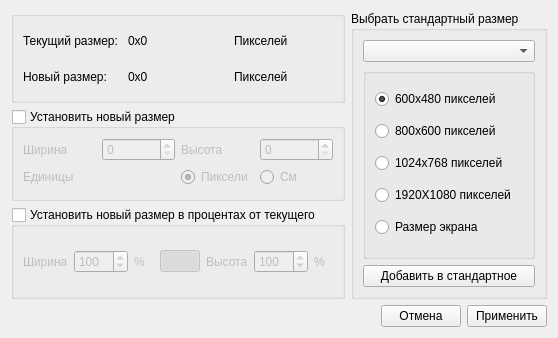
<?xml version="1.0" encoding="UTF-8"?>
<ui version="4.0">
 <class>MResize</class>
 <widget class="QDialog" name="MResize">
  <property name="geometry">
   <rect>
    <x>0</x>
    <y>0</y>
    <width>516</width>
    <height>338</height>
   </rect>
  </property>
  <property name="windowTitle">
   <string>Dialog</string>
  </property>
  <layout class="QVBoxLayout" name="verticalLayout_3" stretch="2,0">
   <item>
    <layout class="QHBoxLayout" name="horizontalLayout_6">
     <item>
      <layout class="QVBoxLayout" name="verticalLayout_2">
       <item>
        <widget class="QGroupBox" name="groupBox">
         <property name="title">
          <string/>
         </property>
         <layout class="QGridLayout" name="gridLayout">
          <item row="0" column="0">
           <widget class="QLabel" name="label">
            <property name="text">
             <string>Текущий размер:</string>
            </property>
           </widget>
          </item>
          <item row="0" column="1">
           <widget class="QLabel" name="labelCurSize">
            <property name="text">
             <string>0x0</string>
            </property>
           </widget>
          </item>
          <item row="0" column="2">
           <widget class="QLabel" name="label_3">
            <property name="text">
             <string>Пикселей</string>
            </property>
           </widget>
          </item>
          <item row="1" column="0">
           <widget class="QLabel" name="label_2">
            <property name="text">
             <string>Новый размер:</string>
            </property>
           </widget>
          </item>
          <item row="1" column="1">
           <widget class="QLabel" name="labelNewSize">
            <property name="text">
             <string>0x0</string>
            </property>
           </widget>
          </item>
          <item row="1" column="2">
           <widget class="QLabel" name="label_4">
            <property name="text">
             <string>Пикселей</string>
            </property>
           </widget>
          </item>
         </layout>
        </widget>
       </item>
       <item>
        <widget class="QGroupBox" name="groupBox_2">
         <property name="title">
          <string>Установить новый размер</string>
         </property>
         <property name="checkable">
          <bool>true</bool>
         </property>
         <property name="checked">
          <bool>false</bool>
         </property>
         <layout class="QVBoxLayout" name="verticalLayout">
          <item>
           <layout class="QHBoxLayout" name="horizontalLayout_3">
            <item>
             <widget class="QLabel" name="labelWidth">
              <property name="text">
               <string>Ширина</string>
              </property>
             </widget>
            </item>
            <item>
             <widget class="QDoubleSpinBox" name="doubleSpinBoxWidth">
              <property name="decimals">
               <number>0</number>
              </property>
              <property name="maximum">
               <double>1000000.000000000000000</double>
              </property>
             </widget>
            </item>
            <item>
             <widget class="QLabel" name="labelHeight">
              <property name="text">
               <string>Высота</string>
              </property>
             </widget>
            </item>
            <item>
             <widget class="QDoubleSpinBox" name="doubleSpinBoxHeight">
              <property name="decimals">
               <number>0</number>
              </property>
              <property name="maximum">
               <double>1000000.000000000000000</double>
              </property>
              <property name="value">
               <double>0.000000000000000</double>
              </property>
             </widget>
            </item>
           </layout>
          </item>
          <item>
           <layout class="QHBoxLayout" name="horizontalLayout_4">
            <item>
             <widget class="QLabel" name="label_7">
              <property name="text">
               <string>Единицы</string>
              </property>
             </widget>
            </item>
            <item>
             <layout class="QHBoxLayout" name="horizontalLayout_2">
              <item>
               <widget class="QRadioButton" name="radioButtonPixel">
                <property name="text">
                 <string>Пиксели</string>
                </property>
                <property name="checked">
                 <bool>true</bool>
                </property>
                <property name="autoRepeat">
                 <bool>false</bool>
                </property>
               </widget>
              </item>
              <item>
               <widget class="QRadioButton" name="radioButtonSm">
                <property name="text">
                 <string>См</string>
                </property>
               </widget>
              </item>
             </layout>
            </item>
           </layout>
          </item>
         </layout>
        </widget>
       </item>
       <item>
        <widget class="QGroupBox" name="groupBox_3">
         <property name="title">
          <string>Установить новый размер в процентах от текущего</string>
         </property>
         <property name="checkable">
          <bool>true</bool>
         </property>
         <property name="checked">
          <bool>false</bool>
         </property>
         <layout class="QHBoxLayout" name="horizontalLayout_5">
          <item>
           <widget class="QLabel" name="labelWidth_2">
            <property name="text">
             <string>Ширина</string>
            </property>
           </widget>
          </item>
          <item>
           <widget class="QSpinBox" name="spinBoxWidthPercent">
            <property name="maximum">
             <number>1000</number>
            </property>
            <property name="value">
             <number>100</number>
            </property>
           </widget>
          </item>
          <item>
           <widget class="QLabel" name="label_5">
            <property name="text">
             <string>%</string>
            </property>
           </widget>
          </item>
          <item>
           <widget class="QPushButton" name="pushButtonCocked">
            <property name="text">
             <string/>
            </property>
            <property name="icon">
             <iconset resource="res.qrc">
              <normaloff>:/icon/unlock.png</normaloff>
              <normalon>:/icon/lock.png</normalon>:/icon/unlock.png</iconset>
            </property>
            <property name="checkable">
             <bool>true</bool>
            </property>
            <property name="checked">
             <bool>true</bool>
            </property>
           </widget>
          </item>
          <item>
           <widget class="QLabel" name="labelHeight_2">
            <property name="text">
             <string>Высота</string>
            </property>
           </widget>
          </item>
          <item>
           <widget class="QSpinBox" name="spinBoxHeightPercent">
            <property name="maximum">
             <number>1000</number>
            </property>
            <property name="value">
             <number>100</number>
            </property>
           </widget>
          </item>
          <item>
           <widget class="QLabel" name="label_6">
            <property name="text">
             <string>%</string>
            </property>
           </widget>
          </item>
         </layout>
        </widget>
       </item>
      </layout>
     </item>
     <item>
      <widget class="QGroupBox" name="groupBox_4">
       <property name="title">
        <string>Выбрать стандартный размер</string>
       </property>
       <layout class="QVBoxLayout" name="verticalLayout_5">
        <item>
         <widget class="QComboBox" name="comboBox"/>
        </item>
        <item>
         <widget class="QGroupBox" name="groupBox_5">
          <property name="title">
           <string/>
          </property>
          <layout class="QVBoxLayout" name="verticalLayout_4">
           <item>
            <widget class="QRadioButton" name="radioButton_3">
             <property name="text">
              <string>600x480 пикселей</string>
             </property>
             <property name="checked">
              <bool>true</bool>
             </property>
            </widget>
           </item>
           <item>
            <widget class="QRadioButton" name="radioButton_4">
             <property name="text">
              <string>800x600 пикселей</string>
             </property>
            </widget>
           </item>
           <item>
            <widget class="QRadioButton" name="radioButton_5">
             <property name="text">
              <string>1024x768 пикселей</string>
             </property>
            </widget>
           </item>
           <item>
            <widget class="QRadioButton" name="radioButton_6">
             <property name="text">
              <string>1920X1080 пикселей</string>
             </property>
            </widget>
           </item>
           <item>
            <widget class="QRadioButton" name="radioButton_7">
             <property name="text">
              <string>Размер экрана</string>
             </property>
            </widget>
           </item>
          </layout>
         </widget>
        </item>
        <item>
         <widget class="QPushButton" name="pushButtonAddStandart">
          <property name="text">
           <string>Добавить в стандартное</string>
          </property>
         </widget>
        </item>
       </layout>
      </widget>
     </item>
    </layout>
   </item>
   <item>
    <layout class="QHBoxLayout" name="horizontalLayout">
     <item>
      <spacer name="horizontalSpacer">
       <property name="orientation">
        <enum>Qt::Horizontal</enum>
       </property>
       <property name="sizeHint" stdset="0">
        <size>
         <width>40</width>
         <height>20</height>
        </size>
       </property>
      </spacer>
     </item>
     <item>
      <widget class="QPushButton" name="pushButtonCancel">
       <property name="text">
        <string>Отмена</string>
       </property>
      </widget>
     </item>
     <item>
      <widget class="QPushButton" name="pushButtonApply">
       <property name="text">
        <string>Применить</string>
       </property>
      </widget>
     </item>
    </layout>
   </item>
  </layout>
 </widget>
 <resources>
  <include location="res.qrc"/>
 </resources>
 <connections/>
</ui>
